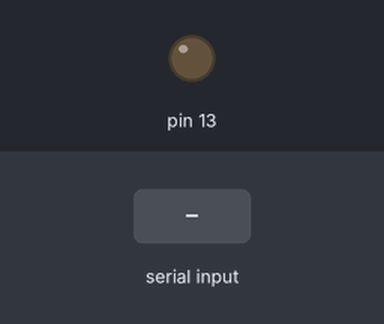
Simulated run of this sketch. Board: Arduino Uno, built with avr-gcc and run on an emulated ATmega328P. Shown: output pins drawn as LEDs (lit = HIGH). The test bench sets the inputs (shaded band).

Above: at 1.2 s.
1.3 s: "1" received over Serial
At 2.4 s:
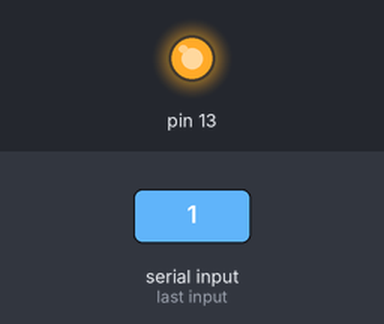
2.8 s: "0" received over Serial
At 3.5 s:
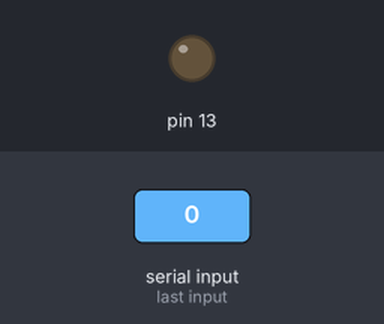
Timing chart, 0 to 5.8 s (numbered marks = the images above; inputs shaded):
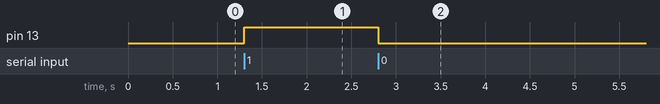

Measured:
- after the input at 1.3 s, pin 13: LOW → HIGH at once
- after the input at 2.8 s, pin 13: HIGH → LOW at once

The sketch:

User_Controlled_LED.ino
```cpp
void setup() {
  Serial.begin(9600);
  pinMode(13, OUTPUT);
}
char val;
void loop() {
  if (Serial.available() > 0)
  {
    val = Serial.read();
    if (val == '0') {
      digitalWrite(13, LOW);
    }
    else if (val == '1') {
      digitalWrite(13, HIGH);
    }
    //if you want , you can also print the data on serial monitor of what you are inputting using print method.
  }
}
```
